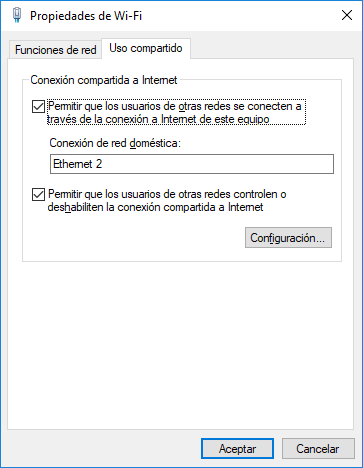
#> input picture tutorials/05_ethernet_gadget/Windows10Ethernet1Configuration.png, 363 x 468 px
$ python test.py ../05_ethernet_gadget/Windows10Ethernet1Configuration.png
#> lines starting #> are read from the running program, lines starting #| are printed output that depends on the picture
import numpy as np
import cv2
import sys
import pdb

if len(sys.argv) < 2:
    print("USAGE: {} img-file".format(sys.argv[0]))
    sys.exit(1)

# Load an color image in grayscale
pdb.set_trace()
img = cv2.imread(sys.argv[1],0)
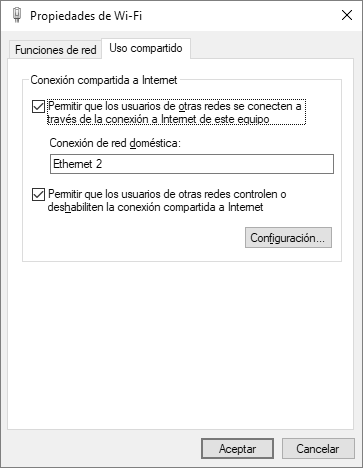
#> img: shape (468, 363); min 0, max 255, mean 243.2
cv2.imshow('image',img)
cv2.waitKey(5000)
cv2.destroyAllWindows()
